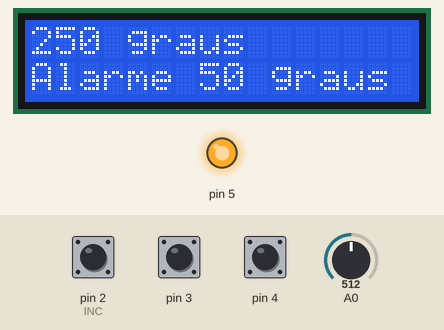
Simulated run of this sketch. Board: Arduino Uno, built with avr-gcc and run on an emulated ATmega328P. Parts: 16×2 character LCD, output pins drawn as LEDs (lit = HIGH). Wiring (inferred from the signals the program sends): character LCD (HD44780): RS pin 8; E pin 9; data pin 10, pin 11, pin 12, pin 13. The test bench sets the inputs (shaded band); at power-on: pin 2 (INC) HIGH, A0 = 512, pin 3 HIGH, pin 4 HIGH. Pins used as bus, display or sensor lines are not drawn.

Above: at 1.4 s.
1.5 s: pin 2 (INC) pulled LOW for 1 s
At 3.5 s:
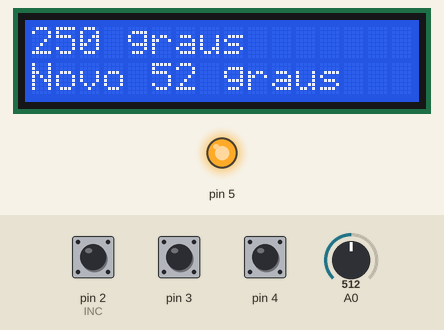
4.0 s: A0 set to 112
At 4.7 s:
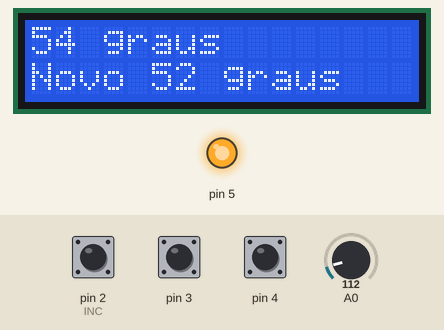
5.6 s: A0 set to 96
At 7.1 s:
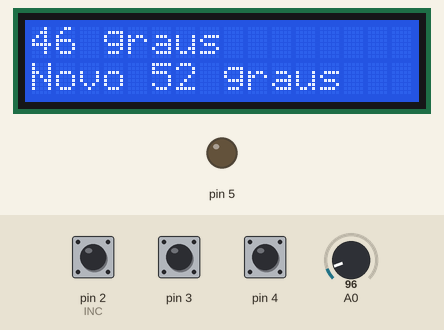
7.7 s: pin 3 pulled LOW for 3.2 s
At 11.6 s:
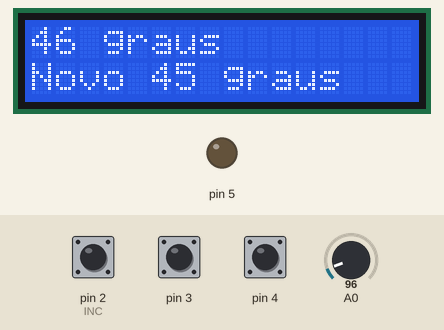
12.4 s: pin 4 pulled LOW for 0.6 s
At 13.2 s:
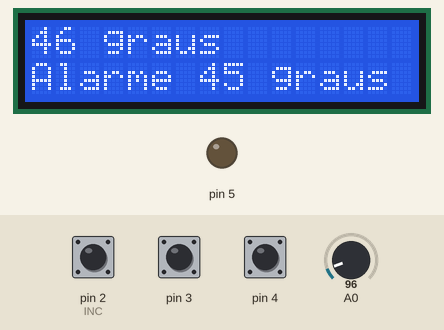
14.8 s: pin 3 pulled LOW for 0.6 s
At 16.0 s:
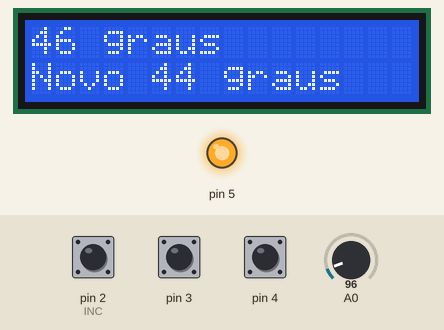
Timing chart, 0 to 17.8 s (numbered marks = the images above; inputs shaded):
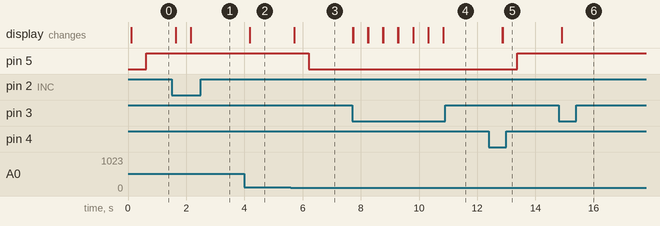

Measured:
- the behaviour switches between 103 and 102 on A0 (found by bisection; images 2 and 3)
- after the input at 1.5 s, the display: first changes after 0.13 s (image 1 shows a later state)
- after the input at 4.0 s, the display: changes after 0.19 s (image 2)
- after the input at 5.6 s, pin 5: HIGH → LOW after 0.61 s; the display: changes after 0.11 s (image 3)
- after the input at 7.7 s, the display: first changes at once (image 4 shows a later state)
- after the input at 12.4 s, pin 5: LOW → HIGH after 0.98 s; the display: first changes after 0.46 s (image 5 shows a later state)
- after the input at 14.8 s, the display: first changes after 0.10 s (image 6 shows a later state)

The sketch:

lm35.ino.ino
```cpp
/*
 Author : Thalita && Thiago
 */

#include "LCD.h" // Biblioteca com as funções do LCD
#include "def.h" // Biblioteca com definições básicas
#define INC 2
#define DEC 3
#define SET 4
#define LED 5

void inicializa_ADC()
{
  ADMUX = (0<<REFS1) + (1<<REFS0) // Seleciona Vref de 1.1V
      + (0<<MUX0); // Seleciona ADC0
  ADCSRA = (1<<ADEN) // habilita ADC
      + (1<<ADPS2); // seleciona clock como fosc/16
}


int main(void)
{
  DDRD=(0<<INC)+(0<<DEC)+(0<<SET)+(1<<LED);
  PORTD=(1<<INC)+(1<<DEC)+(1<<SET);
  DDRC=(0<<PC0);
  PORTC=(1<<PC0);

  int temp, resultadoADC, danger = 50, novo = 50, c = 1;
  char str[10];

  inicializa_ADC();

  lcd_D7_ddr |= (1<<lcd_D7_bit);                  // 4 data lines - output
  lcd_D6_ddr |= (1<<lcd_D6_bit);
  lcd_D5_ddr |= (1<<lcd_D5_bit);
  lcd_D4_ddr |= (1<<lcd_D4_bit);
  lcd_E_ddr |= (1<<lcd_E_bit);                    // E line - output
  lcd_RS_ddr |= (1<<lcd_RS_bit);                  // RS line - output
    lcd_init_4d();                  //inicializa o lcd


    while (1)
    {
    if(!(PIND & (1 << PIND2))) //botao de incremento
    {
      _delay_ms(10); //debounce
      novo++;
      c=0; //variavel de controle, c=1 muda a string para "alarme"
    }
    if(!(PIND & (1 << PIND3))) //botao de decremento
    {
      _delay_ms(10);
      novo--;
      c=0; //mantem a string como "novo", para visualizacao do manuseio dos botoes
    }
    if(!(PIND & (1 << PIND4))) //botao de set
    {
      _delay_ms(10);
      danger = novo; //o valor de novo e atribuido para a temperatura de alarme
      c=1;
    }

    ADCSRA |= (1<<ADSC) + (1<<ADEN); // pulso de disparo da conversao
    _delay_us(100); //espera pela estabilização de Vin
    while((ADCSRA & (1<<ADIF))==0); // espera conversao terminar
    ADCSRA |= (1<<ADIF); // reseta flag de fim de conversao
    ADCSRA &= ~(1<<ADEN);
    resultadoADC = ADCW; // obtem o valor convertido (ADCH:ADCL)
    temp = resultadoADC*5*100L/1024; //Define o tempo em alto de acordo com a entrada analogica
    //o L serve para tornar o int como long
    //como a alimentacao e de 5V, impacta no referencial do ADC
    //100 corresponde ao valor de mV por graus celsius, que e 10mV
    //ha a divisao por 1024 devido ao pino analogico do arduino, que
      //converte a entrada para ate 2^10

    itoa(temp,str,10);
    lcd_write_string_4d(str); //funcao de escrita
    lcd_write_string_4d(" graus"); //funcao de escrita
    lcd_write_instruction_4d(lcd_SetCursor | lcd_LineTwo); //seta o cursor para a linha debaixo
    _delay_us(80);
    if(c==1) //laco de alarme
    {
      lcd_write_string_4d("Alarme "); //funcao de escrita
      itoa(danger,str,10); //danger e a temperatura de alarme
    }

    if(c==0) //laco de mudanca de alarme
    {
      lcd_write_string_4d("Novo "); //funcao de escrita
      itoa(novo,str,10);
    }
    lcd_write_string_4d(str); //funcao de escrita
    lcd_write_string_4d(" graus"); //funcao de escrita
    _delay_ms(500);
    lcd_write_instruction_4d(lcd_Clear); //funcao de "limpar" a tela
    _delay_ms(4);

    if(danger<temp||danger==temp) //se o valor da temperatura e igual ou excede o alarme
      setBit(PORTD,5); //o LED e setado
    else
      clearBit(PORTD,5); //caso seja menor, recebe clear
  }

}
```
